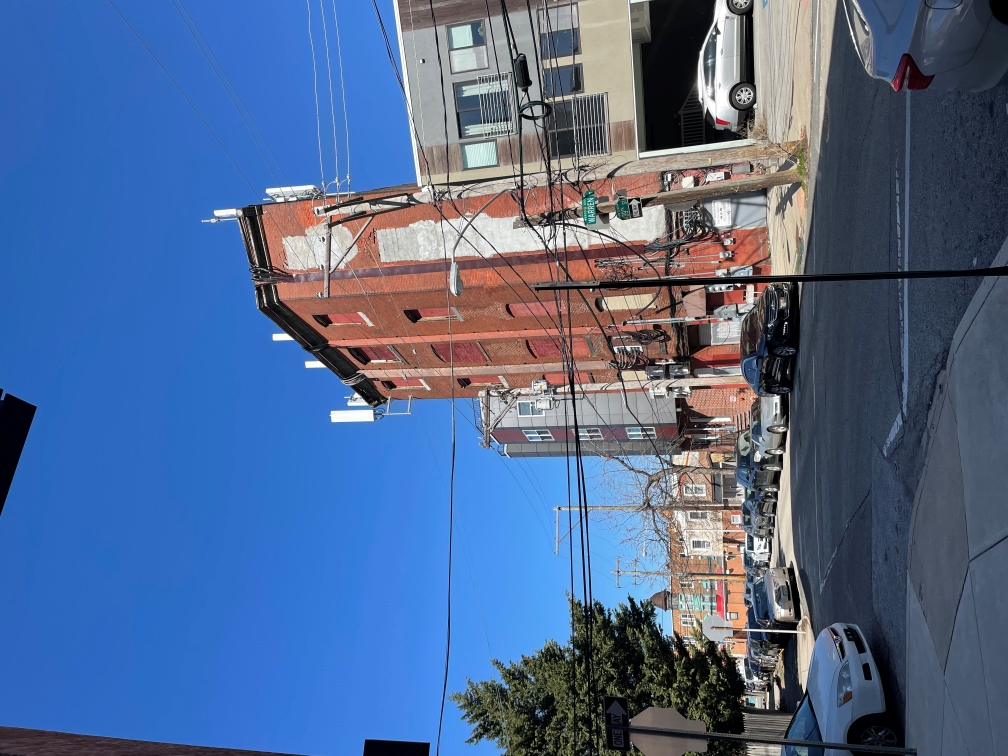
%> input picture first.jpg, 1008 x 756 px
$ octave FinalProject.m   (GNU Octave 9; MATLAB toolbox functions it lacks are replaced by stand-ins)
%> lines starting %> are read from the running program, lines starting %| are printed output that depends on the picture
clear variables;
close all;

im = imread("first.jpg");
%> im is the input picture: size 756x1008x3 uint8; mean R, G, B 81, 104.7, 144
im2 = imread("second.jpg");
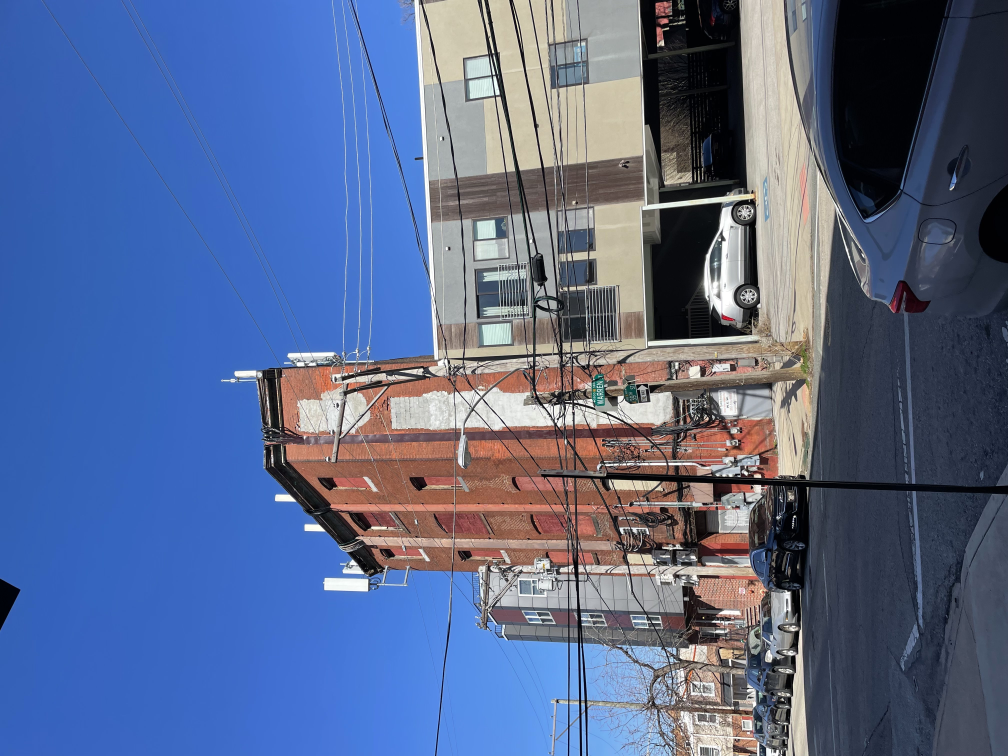
%> input picture second.jpg, 4032 x 3024 px (shown at 1/4 size)

% PREPROCESSING - Rotate images to vertical orientation
im = imrotate(im, -90);
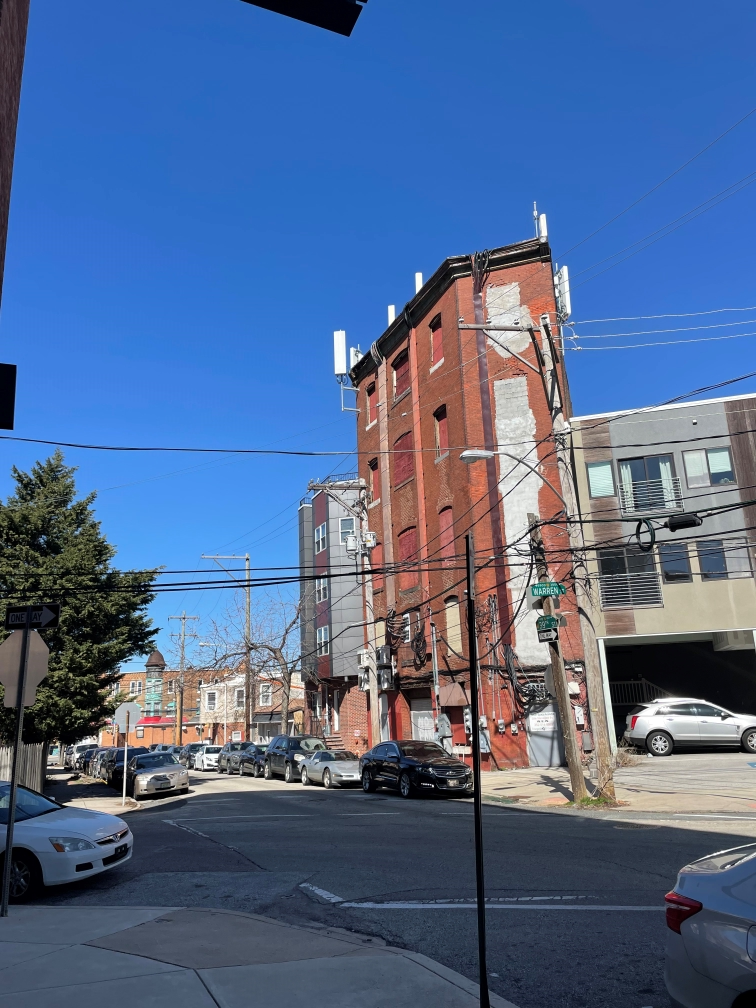
%> im: size 1008x756x3 uint8; mean R, G, B 81, 104.7, 144; mean of the top-left, top-right, bottom-left and bottom-right quarters 121.9, 123.9, 97.7, 96.1
%> (the run ends here)
